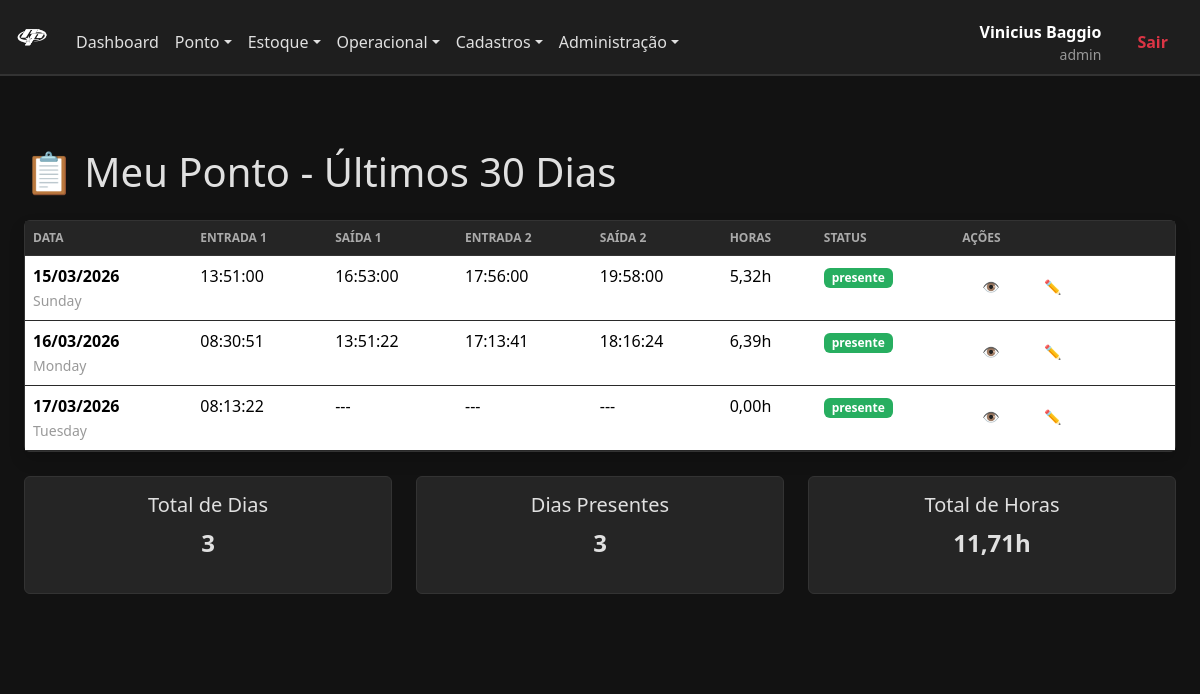
/index.php?rota=meu_ponto (signed in), run on the app's committed database.
### tables this page shows
CREATE TABLE `apontamentos_ponto` (
  `id` int(11) NOT NULL,
  `usuario_id` int(11) NOT NULL,
  `data` date NOT NULL,
  `hora_entrada_1` time DEFAULT NULL,
  `hora_saida_1` time DEFAULT NULL,
  `foto_entrada_1` varchar(255) DEFAULT NULL COMMENT 'Path: 2026-03-14/user_5_entrada_1.jpg',
  `foto_saida_1` varchar(255) DEFAULT NULL,
  `geo_entrada_1` varchar(50) DEFAULT NULL COMMENT 'Formato: -23.5505,-46.6333',
  `geo_saida_1` varchar(50) DEFAULT NULL,
  `geo_precisao_entrada_1` int(11) DEFAULT NULL COMMENT 'Precisão em metros',
  `geo_precisao_saida_1` int(11) DEFAULT NULL,
  `ip_origem_entrada_1` varchar(50) DEFAULT NULL,
  `ip_origem_saida_1` varchar(50) DEFAULT NULL,
  `device_id_entrada_1` varchar(255) DEFAULT NULL COMMENT 'Canvas fingerprint',
  `device_id_saida_1` varchar(255) DEFAULT NULL,
  `user_agent_entrada_1` text DEFAULT NULL,
  `user_agent_saida_1` text DEFAULT NULL,
  `hora_entrada_2` time DEFAULT NULL,
  `hora_saida_2` time DEFAULT NULL,
  `foto_entrada_2` varchar(255) DEFAULT NULL,
  `foto_saida_2` varchar(255) DEFAULT NULL,
  `geo_entrada_2` varchar(50) DEFAULT NULL,
  `geo_saida_2` varchar(50) DEFAULT NULL,
  `geo_precisao_entrada_2` int(11) DEFAULT NULL,
  `geo_precisao_saida_2` int(11) DEFAULT NULL,
  `ip_origem_entrada_2` varchar(50) DEFAULT NULL,
  `ip_origem_saida_2` varchar(50) DEFAULT NULL,
  `device_id_entrada_2` varchar(255) DEFAULT NULL,
  `device_id_saida_2` varchar(255) DEFAULT NULL,
  `user_agent_entrada_2` text DEFAULT NULL,
  `user_agent_saida_2` text DEFAULT NULL,
  `hora_entrada_3` time DEFAULT NULL,
  `hora_saida_3` time DEFAULT NULL,
  `foto_entrada_3` varchar(255) DEFAULT NULL,
  `foto_saida_3` varchar(255) DEFAULT NULL,
  `geo_entrada_3` varchar(50) DEFAULT NULL,
  `geo_saida_3` varchar(50) DEFAULT NULL,
  `geo_precisao_entrada_3` int(11) DEFAULT NULL,
  `geo_precisao_saida_3` int(11) DEFAULT NULL,
  `ip_origem_entrada_3` varchar(50) DEFAULT NULL,
  `ip_origem_saida_3` varchar(50) DEFAULT NULL,
  `device_id_entrada_3` varchar(255) DEFAULT NULL,
  `device_id_saida_3` varchar(255) DEFAULT NULL,
  `user_agent_entrada_3` text DEFAULT NULL,
  `user_agent_saida_3` text DEFAULT NULL,
  `status` varchar(50) DEFAULT 'presente' COMMENT 'presente, ausente, falta, atestado',
  `observacao` text DEFAULT NULL,
  `criado_em` datetime DEFAULT current_timestamp(),
  `atualizado_em` datetime DEFAULT current_timestamp() ON UPDATE current_timestamp()
);

### src/controllers/PontoController.php (called while the page is built, shortened)
<?php
require_once __DIR__ . '/../models/Ponto.php';
class PontoController {
    public function meuPonto() {
        $usuario_id = $_SESSION['user_id'];
        $data_fim = date('Y-m-d');
        $data_inicio = date('Y-m-d', strtotime('-30 days'));
        $apontamentos = Ponto::listarJornadaUsuario($usuario_id, $data_inicio, $data_fim);
        require __DIR__ . '/../views/geral/header.php';
        require __DIR__ . '/../views/producao/meu_ponto.php';
        require __DIR__ . '/../views/geral/footer.php';
    }
}
?>

### src/models/Ponto.php (called while the page is built, shortened)
<?php
class Ponto {
    public static function listarJornadaUsuario($usuario_id, $data_inicio, $data_fim) {
        $pdo = Database::getConnection();
        $sql = "SELECT * FROM apontamentos_ponto
                WHERE usuario_id = ? AND data BETWEEN ? AND ?
                ORDER BY data ASC";
        $stmt = $pdo->prepare($sql);
        $stmt->execute([$usuario_id, $data_inicio, $data_fim]);
        $apontamentos = $stmt->fetchAll(PDO::FETCH_ASSOC);
        foreach ($apontamentos as &$apt) {
            $horas = 0;
            if (!empty($apt['hora_entrada_1']) && !empty($apt['hora_saida_1'])) {
                $entrada = strtotime($apt['hora_entrada_1']);
                $saida = strtotime($apt['hora_saida_1']);
                if ($entrada !== false && $saida !== false) {
                    $horas += ($saida - $entrada) / 3600;
                }
            }
            if (!empty($apt['hora_entrada_2']) && !empty($apt['hora_saida_2'])) {
                $entrada = strtotime($apt['hora_entrada_2']);
                $saida = strtotime($apt['hora_saida_2']);
                if ($entrada !== false && $saida !== false) {
                    $horas += ($saida - $entrada) / 3600;
                }
            }
            if (!empty($apt['hora_entrada_3']) && !empty($apt['hora_saida_3'])) {
                $entrada = strtotime($apt['hora_entrada_3']);
                $saida = strtotime($apt['hora_saida_3']);
                if ($entrada !== false && $saida !== false) {
                    $horas += ($saida - $entrada) / 3600;
                }
            }
        }
        return $apontamentos;
    }
}
?>

### src/views/producao/meu_ponto.php (the view, shortened to what this page needs)
<div class="container-fluid py-5">
    <div class="row">
        <div class="col-12">
            <h1 class="mb-4">📋 Meu Ponto - Últimos 30 Dias</h1>
            <div class="card shadow">
                <div class="table-responsive">
                    <table class="table table-hover mb-0">
                        <thead class="table-dark">
                            <tr>
                                <th>Data</th>
                                <th>Entrada 1</th>
                                <th>Saída 1</th>
                                <th>Entrada 2</th>
                                <th>Saída 2</th>
                                <th>Horas</th>
                                <th>Status</th>
                                <th>Ações</th>
                            </tr>
                        </thead>
                        <tbody>
                            <?php foreach ($apontamentos as $apt): ?>
                                <tr>
                                    <td>
                                        <strong><?php echo date('d/m/Y', strtotime($apt['data'])); ?></strong>
                                        <br>
                                        <small class="text-muted"><?php echo date('l', strtotime($apt['data'])); ?></small>
                                    </td>
                                    <td><?php echo $apt['hora_entrada_1'] ?? '---'; ?></td>
                                    <td><?php echo $apt['hora_saida_1'] ?? '---'; ?></td>
                                    <td><?php echo $apt['hora_entrada_2'] ?? '---'; ?></td>
                                    <td><?php echo $apt['hora_saida_2'] ?? '---'; ?></td>
                                    <td>
                                        <?php echo number_format($apt['total_horas'] ?? 0, 2, ',', '.'); ?>h
                                    </td>
                                    <td>
                                        <?php
                                            $status_badge = 'badge-secondary';
                                            $status_texto = $apt['status'];
                                            if ($apt['status'] === 'presente') $status_badge = 'badge-success';
                                            elseif ($apt['status'] === 'falta') $status_badge = 'badge-danger';
                                            elseif ($apt['status'] === 'atestado') $status_badge = 'badge-info';
                                        ?>
                                        <span class="badge <?php echo $status_badge; ?>"><?php echo $status_texto; ?></span>
                                    </td>
                                    <td>
                                        <a href="index.php?rota=editar_ponto&id=<?php echo $apt['id']; ?>" class="btn btn-sm btn-outline-primary" title="Ver detalhes">👁️</a>
                                        <a href="index.php?rota=solicitar_alteracao_ponto&data=<?php echo $apt['data']; ?>" class="btn btn-sm btn-outline-warning" title="Solicitar alteração">✏️</a>
                                    </td>
                                </tr>
                            <?php endforeach; ?>
                        </tbody>
                    </table>
                </div>
            </div>
            <div class="row mt-4">
                <div class="col-md-4">
                    <div class="card bg-light">
                        <div class="card-body text-center">
                            <h5 class="card-title">Total de Dias</h5>
                            <p class="fs-4 fw-bold"><?php echo count($apontamentos); ?></p>
                        </div>
                    </div>
                </div>
                <div class="col-md-4">
                    <div class="card bg-light">
                        <div class="card-body text-center">
                            <h5 class="card-title">Dias Presentes</h5>
                            <p class="fs-4 fw-bold">
                                <?php
                                    echo count(array_filter($apontamentos, function($a) {
                                        return $a['status'] === 'presente';
                                    }));
                                ?>
                            </p>
                        </div>
                    </div>
                </div>
                <div class="col-md-4">
                    <div class="card bg-light">
                        <div class="card-body text-center">
                            <h5 class="card-title">Total de Horas</h5>
                            <p class="fs-4 fw-bold">
                                <?php
                                    $total_horas = 0;
                                    foreach ($apontamentos as $apt) {
                                        $total_horas += $apt['total_horas'] ?? 0;
                                    }
                                    echo number_format($total_horas, 2, ',', '.');
                                ?>h
                            </p>
                        </div>
                    </div>
                </div>
            </div>
        </div>
    </div>
</div>

### index.php (shortened to what this page needs)
<?php
$rota = $_GET['rota'] ?? 'dashboard';
switch ($rota) {
    case 'meu_ponto':
        require_once 'src/controllers/PontoController.php';
        (new PontoController())->meuPonto();
        break;
}
?>

### src/views/geral/header.php (shortened to what this page needs)
<!DOCTYPE html>
<html lang="pt-br">
<head>
    <link href="https://cdn.jsdelivr.net/npm/bootstrap@5.3.3/dist/css/bootstrap.min.css" rel="stylesheet">
    <link rel="stylesheet" href="<?= BASE_URL ?>assets/estilo.css">
</head>
<body>
<nav class="navbar navbar-expand-lg navbar-dark bg-dark sticky-top">
    <div class="container-fluid">
        <a class="navbar-brand" href="<?= BASE_URL ?>index.php?rota=dashboard">
            <img src="<?= BASE_URL ?>assets/img/logo_rip.png" alt="Ripfire">
        </a>
        <div class="collapse navbar-collapse" id="navbarNavDropdown">
            <ul class="navbar-nav me-auto mb-2 mb-lg-0">
                <?php
                $menu_config = require_once __DIR__ . '/../../config/menu.php';
                $contador = 0;
                foreach ($menu_config['itens'] as $item) {
                    $contador++;
                    if (empty($item['submenu'])) {
                        echo '<li class="nav-item">';
                        echo '<a class="nav-link" href="' . BASE_URL . 'index.php?rota=' . $item['rota'] . '">';
                        echo $item['label'];
                        echo '</a></li>';
                    } else {
                        $id_dropdown = 'dropdown' . $contador;
                        echo '<li class="nav-item dropdown">';
                        echo '<a class="nav-link dropdown-toggle" href="#" id="' . $id_dropdown . '" role="button" data-bs-toggle="dropdown" aria-expanded="false">';
                        echo $item['label'];
                        echo '</a>';
                        echo '<ul class="dropdown-menu" aria-labelledby="' . $id_dropdown . '">';
                        echo '</ul></li>';
                    }
                }
                ?>
            </ul>
            <div class="d-flex align-items-center text-white">
                <div class="me-3 text-end">
                    <div class="fw-bold"><?= htmlspecialchars($_SESSION['user_name'] ?? 'Visitante') ?></div>
                    <div class="small text-muted"><?= htmlspecialchars($_SESSION['user_nivel'] ?? '') ?></div>
                </div>
                <a href="<?= BASE_URL ?>index.php?rota=logout" class="btn btn-outline-danger">Sair</a>
            </div>
        </div>
    </div>
</nav>
<main class="container-fluid py-4">

### src/views/geral/footer.php (shortened to what this page needs)
    </main>
</body>
</html>

### assets/estilo.css (style rules this page uses)
:root { --bg-color: #121212; --surface-color: #1e1e1e; --bg-surface-2: #252525; --primary-color: #e6b800; --text-color: #e0e0e0; --sidebar-width: 260px; --brand-green: #27ae60; --brand-red: #c0392b; --transition-speed: 0.3s; }
* { box-sizing: border-box; }
html, body { background-color: var(--bg-color); color: var(--text-color); font-family: 'Segoe UI', Roboto, Helvetica, Arial, sans-serif; margin: 0; transition: padding-left var(--transition-speed) ease; line-height: 1.5; min-height: 100vh; }
a { text-decoration: none; color: inherit; }
ul { list-style: none; padding: 0; margin: 0; }
.navbar { background-color: var(--surface-color) !important; border-bottom: 2px solid #333; }
.navbar-dark .navbar-nav .nav-link { color: var(--text-color) !important; transition: color 0.3s ease; }
.navbar-brand img { max-height: 40px; }
.navbar-collapse { padding-top: 10px; }
.card { background-color: var(--surface-color); border-color: #333; color: var(--text-color); }
.badge { background-color: var(--primary-color); color: #000; }
.table { color: var(--text-color); border-color: #333; }
.table-dark { background-color: var(--surface-color); color: var(--text-color); }
.table thead th { background-color: #252525; color: #aaa; border-color: #333; text-transform: uppercase; font-size: 12px; }
.table tbody td { border-color: #2a2a2a; }
.main-content, main { padding: 30px 20px; max-width: 1400px; margin: 0 auto; background-color: var(--bg-color); }
.btn { padding: 12px 20px; border-radius: 6px; font-weight: bold; cursor: pointer; border: none; display: inline-flex; align-items: center; justify-content: center; gap: 8px; transition: 0.2s; }
a { color: var(--primary-color); transition: color 0.2s ease; }
.bg-light { background-color: #252525 !important; color: var(--text-color) !important; }
.badge-success { background-color: var(--brand-green) !important; color: #fff !important; }
.text-muted { color: #999 !important; }

### src/views/geral/header.php (style rules this page uses)
.navbar-brand img { max-height: 40px; }

### data on the page
apontamentos_ponto: data "15/03/2026", data "Sunday", hora_entrada_1 "13:51:00", hora_saida_1 "16:53:00", hora_entrada_2 "17:56:00", hora_saida_2 "19:58:00", total_horas "5,32", status "presente"
apontamentos_ponto: data "16/03/2026", data "Monday", hora_entrada_1 "08:30:51", hora_saida_1 "13:51:22", hora_entrada_2 "17:13:41", hora_saida_2 "18:16:24", total_horas "6,39", status "presente"
apontamentos_ponto: data "17/03/2026", data "Tuesday", hora_entrada_1 "08:13:22", hora_saida_1 "---", hora_entrada_2 "---", hora_saida_2 "---", total_horas "0,00", status "presente"

### other printed values
$item['label'] "Dashboard"
$item['label'] "Ponto"
$item['label'] "Estoque"
$item['label'] "Operacional"
$item['label'] "Cadastros"
$item['label'] "Administração"
$_SESSION['user_name'] "Vinicius Baggio"
$_SESSION['user_nivel'] "admin"
count($apontamentos) "3"
$total_horas "11,71"
